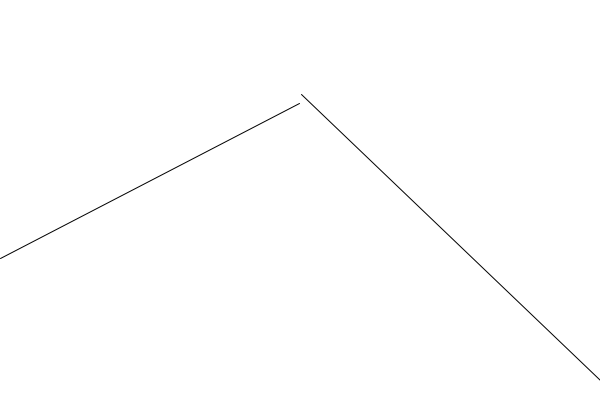
Frame 1 (no input)
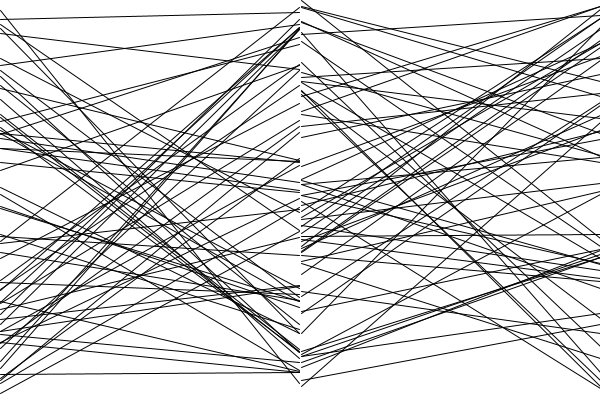
Frame 60 (the mouse pressed at the canvas centre just before this capture)
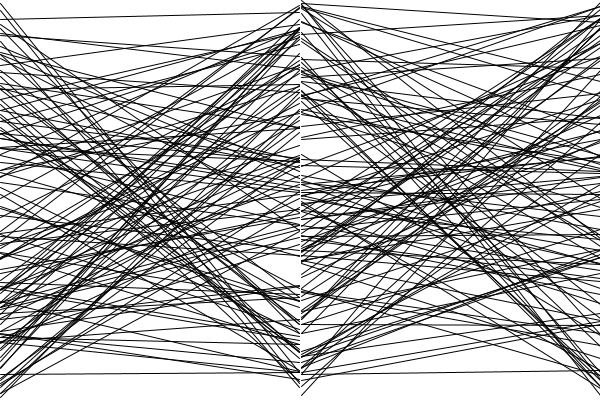
Frame 120 (the mouse held since frame 60 and released just before this capture)

The Processing sketch that drew these frames (run headless with seeded random() and noise(); from frame 60 on, the mouse is pressed at the canvas centre):

// Processing sketch: z_desafio_sandro
// ── z_desafio_sandro.pde
void setup()
{
  size(600, 400);
  background(255);
}

void draw()
{
  line(0, random(height), (width/2)-1, random(height));
  line(width, random(height), (width/2)+1, random(height));
}
